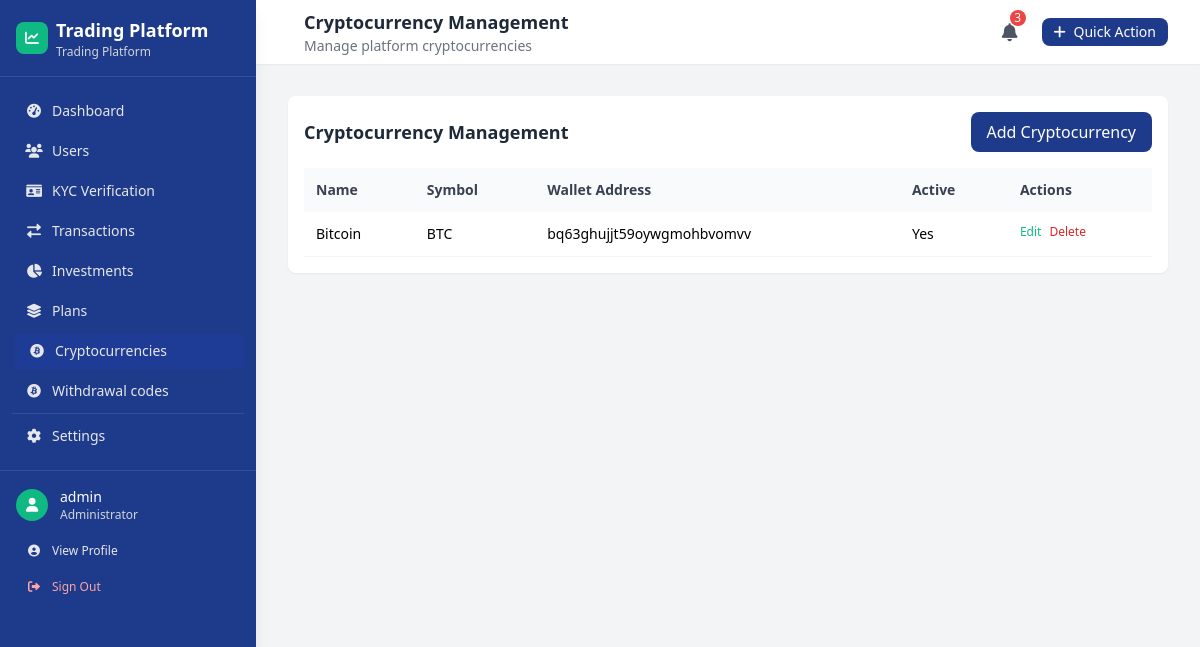
The page /custom-admin/cryptocurrencies/ (signed in) on the database as committed earlier.
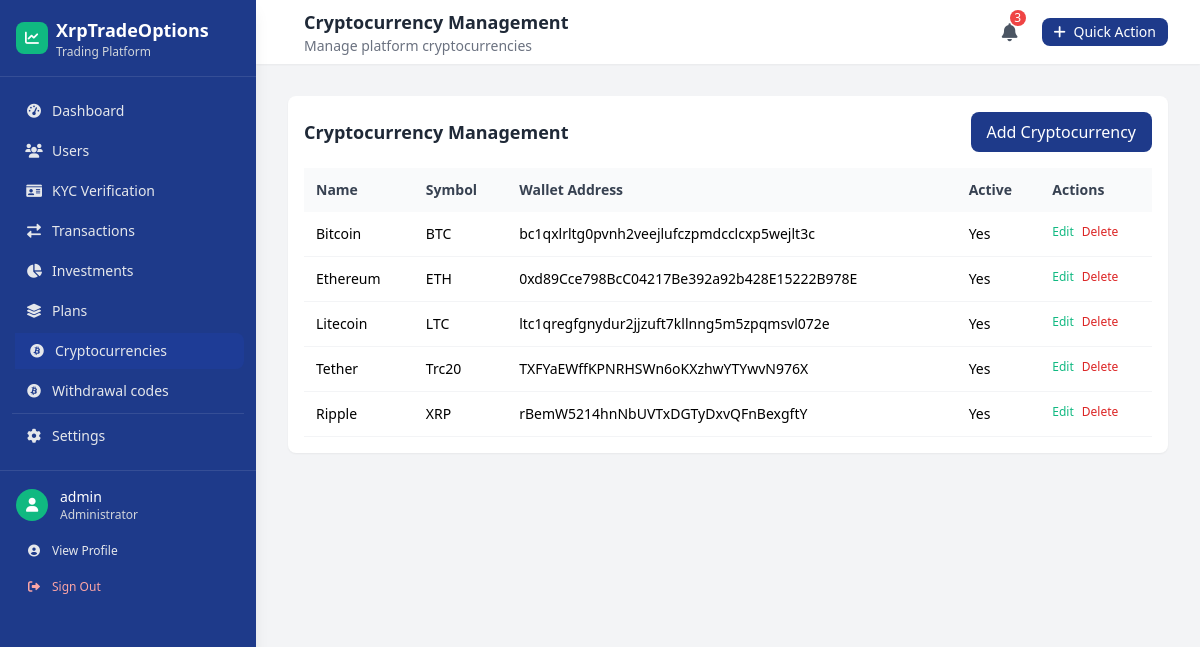
The same page on the database as committed later.
### main/models.py (models this page shows, shortened)
class SiteSettings(models.Model):
    site_name = models.CharField(max_length=100, default='Trading Platform')
    logo = models.ImageField(upload_to='site/logo/', null=True, blank=True)
    contact_email = models.EmailField(max_length=254, blank=True)
    contact_phone = models.CharField(max_length=20, blank=True)
    live_chat_enabled = models.BooleanField(default=False)
    live_chat_script_url = models.URLField(max_length=500, blank=True)

class Cryptocurrency(models.Model):
    name = models.CharField(max_length=50)
    symbol = models.CharField(max_length=10)
    wallet_address = models.CharField(max_length=100)
    logo = models.ImageField(upload_to='crypto_logos/', null=True, blank=True)
    is_active = models.BooleanField(default=True)
    class Meta:
        verbose_name_plural = "Cryptocurrencies"

### custom_admin/views.py (the view)
# urls.py: path('cryptocurrencies/', views.crypto_list, name='crypto_list'),
@superuser_required()
def crypto_list(request):
    cryptocurrencies = Cryptocurrency.objects.all()
    context = {'cryptocurrencies': cryptocurrencies}
    return render(request, 'custom_admin/crypto_list.html', context)

### custom_admin/views.py (called while the page is built)
def superuser_required():
    def check_superuser(user):
        return user.is_authenticated and user.is_superuser
    return user_passes_test(check_superuser, login_url='custom_admin:login')

### custom_admin/templates/custom_admin/crypto_list.html
{% extends 'custom_admin/base.html' %}
{% block page_title %}Cryptocurrency Management{% endblock %}
{% block page_subtitle %}Manage platform cryptocurrencies{% endblock %}
{% block content %}
<div class="space-y-6">
    <div class="bg-white rounded-lg shadow-sm p-4">
        <div class="flex items-center justify-between mb-4">
            <h3 class="text-lg font-semibold text-gray-800">Cryptocurrency Management</h3>
            <a href="{% url 'custom_admin:crypto_create' %}" class="bg-primary text-white px-4 py-2 rounded-lg hover:bg-primary/90" aria-label="Add new cryptocurrency">Add Cryptocurrency</a>
        </div>
        <div class="overflow-x-auto">
            <table class="w-full text-left text-sm" role="grid">
                <thead class="bg-gray-50">
                    <tr>
                        <th class="p-3 font-semibold text-gray-700">Name</th>
                        <th class="p-3 font-semibold text-gray-700">Symbol</th>
                        <th class="p-3 font-semibold text-gray-700 hidden sm:table-cell">Wallet Address</th>
                        <th class="p-3 font-semibold text-gray-700 hidden md:table-cell">Active</th>
                        <th class="p-3 font-semibold text-gray-700">Actions</th>
                    </tr>
                </thead>
                <tbody>
                    {% for crypto in cryptocurrencies %}
                    <tr class="border-b border-gray-100 hover:bg-gray-50">
                        <td class="p-3">{{ crypto.name }}</td>
                        <td class="p-3">{{ crypto.symbol }}</td>
                        <td class="p-3 hidden sm:table-cell">{{ crypto.wallet_address|default:"N/A" }}</td>
                        <td class="p-3 hidden md:table-cell">{{ crypto.is_active|yesno:"Yes,No" }}</td>
                        <td class="p-3 flex space-x-2">
                            <a href="{% url 'custom_admin:crypto_edit' crypto.id %}" class="text-accent hover:underline text-xs" aria-label="Edit cryptocurrency {{ crypto.name }}">Edit</a>
                            <a href="{% url 'custom_admin:crypto_delete' crypto.id %}" class="text-red-600 hover:underline text-xs" aria-label="Delete cryptocurrency {{ crypto.name }}">Delete</a>
                        </td>
                    </tr>
                    {% empty %}
                    <tr>
                        <td colspan="5" class="p-3 text-center text-gray-500">No cryptocurrencies found.</td>
                    </tr>
                    {% endfor %}
                </tbody>
            </table>
        </div>
    </div>
</div>
{% endblock %}

### custom_admin/templates/custom_admin/base.html (shortened to what the changed rows need)
<!DOCTYPE html>
<html lang="en">
<head>
    <script src="https://cdn.tailwindcss.com"></script>
    <link href="https://cdnjs.cloudflare.com/ajax/libs/font-awesome/6.0.0/css/all.min.css" rel="stylesheet">
</head>
<body class="bg-gray-100 min-h-screen font-sans">
    {% with settings=site_settings %}
    <aside id="sidebar" class="fixed left-0 top-0 h-full w-64 bg-primary text-white transform -translate-x-full lg:translate-x-0 sidebar-transition z-50 shadow-lg">
        <div class="p-4 border-b border-white/10">
            <div class="flex items-center justify-between">
                <div class="flex items-center space-x-2">
                    <div>
                        <h1 class="text-lg font-semibold">{{ settings.site_name|default:"Admin Panel" }}</h1>
                        <p class="text-xs text-gray-300">Trading Platform</p>
                    </div>
                </div>
            </div>
        </div>
    </aside>
    <div class="lg:ml-64">
        <header class="bg-white shadow-sm sticky top-0 z-30">
            <div class="px-4 sm:px-6 lg:px-8">
                <div class="flex justify-between items-center h-16">
                    <div class="flex items-center">
                        <div class="ml-4">
                            <h2 class="text-lg font-semibold text-gray-800">{% block page_title %}Dashboard{% endblock %}</h2>
                        </div>
                    </div>
                </div>
            </div>
        </header>
        <main class="p-4 sm:p-6 lg:p-8">
            <div class="animate-fade-in">
                {% block content %}
                {% endblock %}
            </div>
        </main>
    </div>
    {% endwith %}
</body>
</html>

Rows that differ between the two databases and show on the page:
changed SiteSettings: site_name "Trading Platform" → "XrpTradeOptions"
changed Cryptocurrency "Bitcoin": wallet_address "bq63ghujjt59oywgmohbvomvv" → "bc1qxlrltg0pvnh2veejlufczpmdcclcxp5wejlt3c"
added Cryptocurrency: name "Ethereum", symbol "ETH", wallet_address "0xd89Cce798BcC04217Be392a92b428E15222B978E", is_active "Yes"
added Cryptocurrency: name "Litecoin", symbol "LTC", wallet_address "ltc1qregfgnydur2jjzuft7kllnng5m5zpqmsvl072e", is_active "Yes"
added Cryptocurrency: name "Tether", symbol "Trc20", wallet_address "TXFYaEWffKPNRHSWn6oKXzhwYTYwvN976X", is_active "Yes"
added Cryptocurrency: name "Ripple", symbol "XRP", wallet_address "rBemW5214hnNbUVTxDGTyDxvQFnBexgftY", is_active "Yes"
